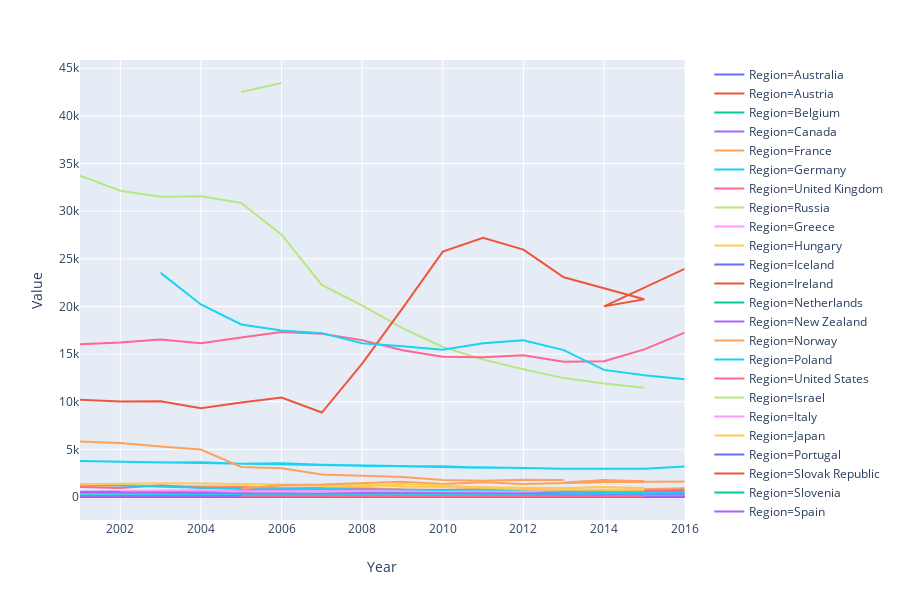

Notebook code for this chart:
### Markdown cell above
## 국가별 강력범죄 수

### Code cell
px.line(crime_df[crime_df['VAR'] == 'HOMIC'], x='Year', y='Value', color='Region')

### Figure 1 — Plotly figure (JSON) as saved in the notebook; plotly's stock layout.template omitted (floating-point values rounded to 4 significant figures)
{"data": [{"hoverlabel": {"namelength": 0}, "hovertemplate": "Region=Australia<br>Year=%{x}<br>Value=%{y}", "legendgroup": "Region=Australia", "line": {"color": "#636efa", "dash": "solid"}, "mode": "lines", "name": "Region=Australia", "showlegend": true, "type": "scatter", "x": [2001, 2002, 2003, 2004, 2005, 2006, 2007, 2008, 2009, 2010, 2011, 2012, 2013, 2014, 2015, 2016], "xaxis": "x", "y": [310, 318, 302, 263, 259, 282, 256, 261, 263, 225, 239, 243, 238, 243, 228, 222], "yaxis": "y"}, {"hoverlabel": {"namelength": 0}, "hovertemplate": "Region=Austria<br>Year=%{x}<br>Value=%{y}", "legendgroup": "Region=Austria", "line": {"color": "#EF553B", "dash": "solid"}, "mode": "lines", "name": "Region=Austria", "showlegend": true, "type": "scatter", "x": [2001, 2002, 2003, 2004, 2005, 2006, 2007, 2008, 2009, 2010, 2011, 2012, 2013, 2014, 2015, 2016], "xaxis": "x", "y": [70, 65, 50, 59, 54, 61, 45, 46, 43, 56, 71, 82, 52, 38, 39, 44], "yaxis": "y"}, {"hoverlabel": {"namelength": 0}, "hovertemplate": "Region=Belgium<br>Year=%{x}<br>Value=%{y}", "legendgroup": "Region=Belgium", "line": {"color": "#00cc96", "dash": "solid"}, "mode": "lines", "name": "Region=Belgium", "showlegend": true, "type": "scatter", "x": [2001, 2002, 2003, 2004, 2005, 2006, 2007, 2008, 2009, 2010, 2011, 2012, 2013, 2014, 2015, 2016], "xaxis": "x", "y": [217, 284, 326, 229, 221, 223, 211, 202, 189, 189, 213, 206, 199, 211, 221, 170], "yaxis": "y"}, {"hoverlabel": {"namelength": 0}, "hovertemplate": "Region=Canada<br>Year=%{x}<br>Value=%{y}", "legendgroup": "Region=Canada", "line": {"color": "#ab63fa", "dash": "solid"}, "mode": "lines", "name": "Region=Canada", "showlegend": true, "type": "scatter", "x": [2001, 2002, 2003, 2004, 2005, 2006, 2007, 2008, 2009, 2010, 2011, 2012, 2013, 2014, 2015, 2016], "xaxis": "x", "y": [553, 582, 549, 624, 663, 606, 594, 611, 610, 554, 598, 543, 512, 521, 609, 611], "yaxis": "y"}, {"hoverlabel": {"namelength": 0}, "hovertemplate": "Region=France<br>Year=%{x}<br>Value=%{y}", "legendgroup": "Region=France", "line": {"color": "#FFA15A", "dash": "solid"}, "mode": "lines", "name": "Region=France", "showlegend": true, "type": "scatter", "x": [2001, 2002, 2003, 2004, 2005, 2006, 2007, 2008, 2009, 2010, 2011, 2012, 2013, 2014, 2015, 2016], "xaxis": "x", "y": [1160, 1232, 1117, 1125, 1103, 994, 968, 943, 787, 769, 853, 788, 775, 746, 799, 923], "yaxis": "y"}, {"hoverlabel": {"namelength": 0}, "hovertemplate": "Region=Germany<br>Year=%{x}<br>Value=%{y}", "legendgroup": "Region=Germany", "line": {"color": "#19d3f3", "dash": "solid"}, "mode": "lines", "name": "Region=Germany", "showlegend": true, "type": "scatter", "x": [2008, 2009, 2010, 2011, 2001, 2002, 2003, 2004, 2005, 2006, 2007, 2012, 2013, 2014, 2015, 2016], "xaxis": "x", "y": [3253, 3268, 3222, 3079, 3766, 3699, 3623, 3651, 3499, 3533, 3376, 3051, 2968, 2968, 2962, 3190], "yaxis": "y"}, {"hoverlabel": {"namelength": 0}, "hovertemplate": "Region=United Kingdom<br>Year=%{x}<br>Value=%{y}", "legendgroup": "Region=United Kingdom", "line": {"color": "#FF6692", "dash": "solid"}, "mode": "lines", "name": "Region=United Kingdom", "showlegend": true, "type": "scatter", "x": [2001, 2002, 2003, 2004, 2005, 2006, 2007, 2008, 2009, 2010, 2011, 2012, 2013, 2014, 2015, 2016], "xaxis": "x", "y": [1039, 939, 1221, 981, 1005, 846, 913, 808, 760, 738, 702, 674, 633, 592, 655, 767], "yaxis": "y"}, {"hoverlabel": {"namelength": 0}, "hovertemplate": "Region=Russia<br>Year=%{x}<br>Value=%{y}", "legendgroup": "Region=Russia", "line": {"color": "#B6E880", "dash": "solid"}, "mode": "lines", "name": "Region=Russia", "showlegend": true, "type": "scatter", "x": [2001, 2002, 2003, 2004, 2005, 2006, 2007, 2008, 2009, 2010, 2011, 2012, 2013, 2014, 2015], "xaxis": "x", "y": [33729, 32150, 31521, 31579, 30870, 27528, 22255, 20100, 17719, 15743, 14416, 13400, 12479, 11908, 11472], "yaxis": "y"}, {"hoverlabel": {"namelength": 0}, "hovertemplate": "Region=Greece<br>Year=%{x}<br>Value=%{y}", "legendgroup": "Region=Greece", "line": {"color": "#FF97FF", "dash": "solid"}, "mode": "lines", "name": "Region=Greece", "showlegend": true, "type": "scatter", "x": [2001, 2002, 2003, 2004, 2005, 2006, 2007, 2008, 2009, 2010, 2011, 2012, 2013, 2014, 2015, 2016], "xaxis": "x", "y": [132, 94, 116, 111, 132, 110, 128, 139, 144, 179, 166, 160, 141, 105, 86, 81], "yaxis": "y"}, {"hoverlabel": {"namelength": 0}, "hovertemplate": "Region=Hungary<br>Year=%{x}<br>Value=%{y}", "legendgroup": "Region=Hungary", "line": {"color": "#FECB52", "dash": "solid"}, "mode": "lines", "name": "Region=Hungary", "showlegend": true, "type": "scatter", "x": [2001, 2002, 2003, 2004, 2005, 2006, 2007, 2008, 2009, 2010, 2011, 2012, 2013, 2014, 2015, 2016], "xaxis": "x", "y": [253, 203, 228, 207, 163, 174, 152, 147, 138, 130, 141, 112, 135, 127, 99, 99], "yaxis": "y"}, {"hoverlabel": {"namelength": 0}, "hovertemplate": "Region=Iceland<br>Year=%{x}<br>Value=%{y}", "legendgroup": "Region=Iceland", "line": {"color": "#636efa", "dash": "solid"}, "mode": "lines", "name": "Region=Iceland", "showlegend": true, "type": "scatter", "x": [2001, 2002, 2003, 2004, 2005, 2006, 2007, 2008, 2009, 2010, 2011, 2012, 2013, 2014, 2015], "xaxis": "x", "y": [1, 4, 0, 3, 3, 0, 2, 0, 1, 2, 3, 1, 1, 1, 3], "yaxis": "y"}, {"hoverlabel": {"namelength": 0}, "hovertemplate": "Region=Ireland<br>Year=%{x}<br>Value=%{y}", "legendgroup": "Region=Ireland", "line": {"color": "#EF553B", "dash": "solid"}, "mode": "lines", "name": "Region=Ireland", "showlegend": true, "type": "scatter", "x": [2001, 2002, 2003, 2004, 2005, 2006, 2007, 2008, 2009, 2010, 2011, 2012, 2013, 2014, 2015, 2016], "xaxis": "x", "y": [58, 133, 37, 30, 51, 60, 70, 48, 54, 52, 41, 50, 51, 52, 29, 36], "yaxis": "y"}, {"hoverlabel": {"namelength": 0}, "hovertemplate": "Region=Netherlands<br>Year=%{x}<br>Value=%{y}", "legendgroup": "Region=Netherlands", "line": {"color": "#00cc96", "dash": "solid"}, "mode": "lines", "name": "Region=Netherlands", "showlegend": true, "type": "scatter", "x": [2001, 2002, 2003, 2004, 2005, 2006, 2007, 2008, 2009, 2010, 2011, 2012], "xaxis": "x", "y": [202, 195, 202, 191, 174, 128, 143, 150, 154, 144, 143, 145], "yaxis": "y"}, {"hoverlabel": {"namelength": 0}, "hovertemplate": "Region=New Zealand<br>Year=%{x}<br>Value=%{y}", "legendgroup": "Region=New Zealand", "line": {"color": "#ab63fa", "dash": "solid"}, "mode": "lines", "name": "Region=New Zealand", "showlegend": true, "type": "scatter", "x": [2001, 2002, 2003, 2004, 2005, 2006, 2007, 2008, 2009, 2010, 2011, 2012, 2013, 2014], "xaxis": "x", "y": [51, 60, 44, 45, 61, 49, 48, 52, 65, 46, 39, 42, 47, 41], "yaxis": "y"}, {"hoverlabel": {"namelength": 0}, "hovertemplate": "Region=Norway<br>Year=%{x}<br>Value=%{y}", "legendgroup": "Region=Norway", "line": {"color": "#FFA15A", "dash": "solid"}, "mode": "lines", "name": "Region=Norway", "showlegend": true, "type": "scatter", "x": [2001, 2002, 2003, 2004, 2005, 2006, 2007, 2008, 2009, 2010, 2011, 2012, 2013, 2014, 2015, 2016], "xaxis": "x", "y": [37, 35, 39, 31, 29, 32, 27, 30, 26, 28, 34, 29, 41, 29, 22, 25], "yaxis": "y"}, {"hoverlabel": {"namelength": 0}, "hovertemplate": "Region=Poland<br>Year=%{x}<br>Value=%{y}", "legendgroup": "Region=Poland", "line": {"color": "#19d3f3", "dash": "solid"}, "mode": "lines", "name": "Region=Poland", "showlegend": true, "type": "scatter", "x": [2001, 2002, 2003, 2004, 2005, 2006, 2007, 2008, 2009, 2010, 2011, 2014, 2013, 2015, 2012, 2016], "xaxis": "x", "y": [1351, 1216, 1064, 999, 849, 826, 861, 772, 773, 690, 668, 526, 574, 497, 591, 457], "yaxis": "y"}, {"hoverlabel": {"namelength": 0}, "hovertemplate": "Region=United States<br>Year=%{x}<br>Value=%{y}", "legendgroup": "Region=United States", "line": {"color": "#FF6692", "dash": "solid"}, "mode": "lines", "name": "Region=United States", "showlegend": true, "type": "scatter", "x": [2001, 2002, 2003, 2004, 2005, 2006, 2007, 2008, 2009, 2010, 2011, 2012, 2013, 2014, 2015, 2016], "xaxis": "x", "y": [16037, 16229, 16528, 16148, 16740, 17309, 17128, 16465, 15399, 14722, 14661, 14866, 14196, 14249, 15500.0, 17250], "yaxis": "y"}, {"hoverlabel": {"namelength": 0}, "hovertemplate": "Region=Israel<br>Year=%{x}<br>Value=%{y}", "legendgroup": "Region=Israel", "line": {"color": "#B6E880", "dash": "solid"}, "mode": "lines", "name": "Region=Israel", "showlegend": true, "type": "scatter", "x": [2001, 2002, 2003, 2004, 2005, 2006, 2007, 2008, 2009, 2010, 2011, 2012, 2013, 2014, 2015], "xaxis": "x", "y": [282, 292, 238, 183, 185, 199, 146, 166, 153, 155, 154, 131, 124, 145, 127], "yaxis": "y"}, {"hoverlabel": {"namelength": 0}, "hovertemplate": "Region=Italy<br>Year=%{x}<br>Value=%{y}", "legendgroup": "Region=Italy", "line": {"color": "#FF97FF", "dash": "solid"}, "mode": "lines", "name": "Region=Italy", "showlegend": true, "type": "scatter", "x": [2002, 2003, 2004, 2005, 2006, 2007, 2008, 2009, 2010, 2011, 2012, 2013], "xaxis": "x", "y": [638, 707, 705, 596, 619, 624, 615, 590, 526, 550, 528, 868], "yaxis": "y"}, {"hoverlabel": {"namelength": 0}, "hovertemplate": "Region=Japan<br>Year=%{x}<br>Value=%{y}", "legendgroup": "Region=Japan", "line": {"color": "#FECB52", "dash": "solid"}, "mode": "lines", "name": "Region=Japan", "showlegend": true, "type": "scatter", "x": [2001, 2002, 2003, 2004, 2005, 2006, 2007, 2008, 2009, 2010, 2011, 2012, 2013, 2014, 2015], "xaxis": "x", "y": [1340, 1396, 1452, 1419, 1392, 1309, 1199, 1301, 1096, 1067, 1052, 1032, 938, 1054, 933], "yaxis": "y"}, {"hoverlabel": {"namelength": 0}, "hovertemplate": "Region=Portugal<br>Year=%{x}<br>Value=%{y}", "legendgroup": "Region=Portugal", "line": {"color": "#636efa", "dash": "solid"}, "mode": "lines", "name": "Region=Portugal", "showlegend": true, "type": "scatter", "x": [2001, 2002, 2003, 2004, 2005, 2006, 2007, 2008, 2009, 2010, 2011, 2012, 2013, 2015, 2014, 2016], "xaxis": "x", "y": [257, 245, 247, 179, 124, 147, 167, 84, 111, 124, 107, 120, 139, 99, 90, 66], "yaxis": "y"}, {"hoverlabel": {"namelength": 0}, "hovertemplate": "Region=Slovak Republic<br>Year=%{x}<br>Value=%{y}", "legendgroup": "Region=Slovak Republic", "line": {"color": "#EF553B", "dash": "solid"}, "mode": "lines", "name": "Region=Slovak Republic", "showlegend": true, "type": "scatter", "x": [2001, 2002, 2003, 2004, 2005, 2006, 2007, 2008, 2009, 2010, 2011, 2012, 2013, 2014, 2015, 2016], "xaxis": "x", "y": [126, 128, 146, 122, 106, 89, 89, 94, 84, 87, 96, 75, 78, 72, 48, 59], "yaxis": "y"}, {"hoverlabel": {"namelength": 0}, "hovertemplate": "Region=Slovenia<br>Year=%{x}<br>Value=%{y}", "legendgroup": "Region=Slovenia", "line": {"color": "#00cc96", "dash": "solid"}, "mode": "lines", "name": "Region=Slovenia", "showlegend": true, "type": "scatter", "x": [2001, 2002, 2003, 2004, 2005, 2006, 2007, 2008, 2009, 2010, 2011, 2012], "xaxis": "x", "y": [61, 75, 57, 76, 66, 75, 45, 30, 50, 40, 50, 40], "yaxis": "y"}, {"hoverlabel": {"namelength": 0}, "hovertemplate": "Region=Spain<br>Year=%{x}<br>Value=%{y}", "legendgroup": "Region=Spain", "line": {"color": "#ab63fa", "dash": "solid"}, "mode": "lines", "name": "Region=Spain", "showlegend": true, "type": "scatter", "x": [2001, 2002, 2003, 2004, 2005, 2006, 2007, 2008, 2009, 2010, 2011, 2012, 2013, 2014, 2015, 2016], "xaxis": "x", "y": [491, 453, 469, 381, 412, 342, 334, 414, 412, 399, 384, 364, 300, 322, 301, 294], "yaxis": "y"}, {"hoverlabel": {"namelength": 0}, "hovertemplate": "Region=Chile<br>Year=%{x}<br>Value=%{y}", "legendgroup": "Region=Chile", "line": {"color": "#FFA15A", "dash": "solid"}, "mode": "lines", "name": "Region=Chile", "showlegend": true, "type": "scatter", "x": [2005, 2006, 2007, 2008, 2009, 2010, 2011, 2012, 2015, 2014, 2013, 2016], "xaxis": "x", "y": [893, 1266, 1305, 1466, 1595, 1360, 1548, 1370, 1657, 1780, 1532, 1628], "yaxis": "y"}, {"hoverlabel": {"namelength": 0}, "hovertemplate": "Region=Czech Republic<br>Year=%{x}<br>Value=%{y}", "legendgroup": "Region=Czech Republic", "line": {"color": "#19d3f3", "dash": "solid"}, "mode": "lines", "name": "Region=Czech Republic", "showlegend": true, "type": "scatter", "x": [2001, 2002, 2003, 2004, 2005, 2006, 2007, 2008, 2009, 2010, 2011, 2013, 2012, 2014, 2015, 2016], "xaxis": "x", "y": [234, 234, 232, 227, 186, 231, 196, 202, 181, 173, 173, 182, 188, 160, 155, 136], "yaxis": "y"}, {"hoverlabel": {"namelength": 0}, "hovertemplate": "Region=Denmark<br>Year=%{x}<br>Value=%{y}", "legendgroup": "Region=Denmark", "line": {"color": "#FF6692", "dash": "solid"}, "mode": "lines", "name": "Region=Denmark", "showlegend": true, "type": "scatter", "x": [2001, 2002, 2003, 2004, 2005, 2006, 2007, 2008, 2009, 2010, 2011, 2012, 2013, 2014, 2015, 2016], "xaxis": "x", "y": [52, 48, 66, 44, 53, 29, 46, 53, 56, 47, 47, 39, 42, 58, 45, 49], "yaxis": "y"}, {"hoverlabel": {"namelength": 0}, "hovertemplate": "Region=Estonia<br>Year=%{x}<br>Value=%{y}", "legendgroup": "Region=Estonia", "line": {"color": "#B6E880", "dash": "solid"}, "mode": "lines", "name": "Region=Estonia", "showlegend": true, "type": "scatter", "x": [2001, 2002, 2003, 2004, 2005, 2006, 2007, 2008, 2009, 2010, 2011, 2012, 2013, 2014, 2015, 2016], "xaxis": "x", "y": [137, 142, 147, 91, 113, 107, 90, 88, 64, 62, 81, 59, 50, 55, 50, 44], "yaxis": "y"}, {"hoverlabel": {"namelength": 0}, "hovertemplate": "Region=Finland<br>Year=%{x}<br>Value=%{y}", "legendgroup": "Region=Finland", "line": {"color": "#FF97FF", "dash": "solid"}, "mode": "lines", "name": "Region=Finland", "showlegend": true, "type": "scatter", "x": [2001, 2002, 2003, 2004, 2005, 2006, 2007, 2008, 2009, 2010, 2011, 2012, 2013, 2014, 2015, 2016], "xaxis": "x", "y": [48, 44, 28, 50, 36, 36, 58, 47, 39, 38, 47, 42, 38, 39, 36, 21], "yaxis": "y"}, {"hoverlabel": {"namelength": 0}, "hovertemplate": "Region=Korea<br>Year=%{x}<br>Value=%{y}", "legendgroup": "Region=Korea", "line": {"color": "#FECB52", "dash": "solid"}, "mode": "lines", "name": "Region=Korea", "showlegend": true, "type": "scatter", "x": [2007, 2008, 2009, 2010, 2011, 2012, 2013, 2015, 2014], "xaxis": "x", "y": [1104, 1099, 1366, 1240, 989, 784, 755, 759, 738], "yaxis": "y"}, {"hoverlabel": {"namelength": 0}, "hovertemplate": "Region=Luxembourg<br>Year=%{x}<br>Value=%{y}", "legendgroup": "Region=Luxembourg", "line": {"color": "#636efa", "dash": "solid"}, "mode": "lines", "name": "Region=Luxembourg", "showlegend": true, "type": "scatter", "x": [2001, 2002, 2003, 2004, 2005, 2006, 2007, 2008, 2009, 2010, 2011, 2012, 2013, 2014, 2015, 2016], "xaxis": "x", "y": [6, 4, 3, 2, 4, 9, 7, 7, 5, 8, 4, 3, 1, 4, 5, 5], "yaxis": "y"}, {"hoverlabel": {"namelength": 0}, "hovertemplate": "Region=Mexico<br>Year=%{x}<br>Value=%{y}", "legendgroup": "Region=Mexico", "line": {"color": "#EF553B", "dash": "solid"}, "mode": "lines", "name": "Region=Mexico", "showlegend": true, "type": "scatter", "x": [2001, 2002, 2003, 2004, 2005, 2006, 2007, 2008, 2009, 2010, 2011, 2012, 2013, 2015, 2014, 2016], "xaxis": "x", "y": [10207, 10023, 10052, 9327, 9913, 10447, 8863, 14004, 19803, 25757, 27212, 25964, 23063, 20759, 20009, 23952], "yaxis": "y"}, {"hoverlabel": {"namelength": 0}, "hovertemplate": "Region=Sweden<br>Year=%{x}<br>Value=%{y}", "legendgroup": "Region=Sweden", "line": {"color": "#00cc96", "dash": "solid"}, "mode": "lines", "name": "Region=Sweden", "showlegend": true, "type": "scatter", "x": [2001, 2002, 2003, 2004, 2005, 2006, 2007, 2008, 2009, 2010, 2011, 2012, 2013, 2014], "xaxis": "x", "y": [86, 99, 83, 108, 80, 93, 107, 77, 87, 91, 81, 68, 87, 87], "yaxis": "y"}, {"hoverlabel": {"namelength": 0}, "hovertemplate": "Region=Switzerland<br>Year=%{x}<br>Value=%{y}", "legendgroup": "Region=Switzerland", "line": {"color": "#ab63fa", "dash": "solid"}, "mode": "lines", "name": "Region=Switzerland", "showlegend": true, "type": "scatter", "x": [2001, 2002, 2003, 2004, 2005, 2006, 2007, 2008, 2009, 2010, 2011, 2012, 2013, 2014, 2015, 2016], "xaxis": "x", "y": [86, 86, 73, 79, 75, 60, 51, 54, 51, 52, 46, 45, 57, 41, 57, 45], "yaxis": "y"}, {"hoverlabel": {"namelength": 0}, "hovertemplate": "Region=Turkey<br>Year=%{x}<br>Value=%{y}", "legendgroup": "Region=Turkey", "line": {"color": "#FFA15A", "dash": "solid"}, "mode": "lines", "name": "Region=Turkey", "showlegend": true, "type": "scatter", "x": [2001, 2002, 2003, 2004, 2005, 2006, 2007, 2008, 2009, 2010, 2011, 2012, 2013], "xaxis": "x", "y": [5835, 5677, 5302, 4983, 3147, 3015, 2354, 2248, 2091, 1773, 1693, 1805, 1788], "yaxis": "y"}, {"hoverlabel": {"namelength": 0}, "hovertemplate": "Region=Colombia<br>Year=%{x}<br>Value=%{y}", "legendgroup": "Region=Colombia", "line": {"color": "#19d3f3", "dash": "solid"}, "mode": "lines", "name": "Region=Colombia", "showlegend": true, "type": "scatter", "x": [2003, 2004, 2005, 2006, 2007, 2008, 2009, 2010, 2011, 2012, 2013, 2014, 2015, 2016], "xaxis": "x", "y": [23523, 20210, 18111, 17479, 17198, 16140, 15817, 15459, 16127, 16440, 15419, 13343, 12782, 12357], "yaxis": "y"}, {"hoverlabel": {"namelength": 0}, "hovertemplate": "Region=Latvia<br>Year=%{x}<br>Value=%{y}", "legendgroup": "Region=Latvia", "line": {"color": "#FF6692", "dash": "solid"}, "mode": "lines", "name": "Region=Latvia", "showlegend": true, "type": "scatter", "x": [2011, 2010, 2005, 2014, 2008, 2015, 2006, 2007, 2013, 2012, 2009], "xaxis": "x", "y": [91, 82, 127, 85, 119, 87, 148, 117, 75, 114, 109], "yaxis": "y"}, {"hoverlabel": {"namelength": 0}, "hovertemplate": "Region=OECD<br>Year=%{x}<br>Value=%{y}", "legendgroup": "Region=OECD", "line": {"color": "#B6E880", "dash": "solid"}, "mode": "lines", "name": "Region=OECD", "showlegend": true, "type": "scatter", "x": [2005, 2006], "xaxis": "x", "y": [42514, 43454], "yaxis": "y"}], "layout": {"height": 600, "legend": {"tracegroupgap": 0}, "margin": {"t": 60}, "xaxis": {"anchor": "y", "domain": [0, 0.98], "title": {"text": "Year"}}, "yaxis": {"anchor": "x", "domain": [0, 1], "title": {"text": "Value"}}}}
